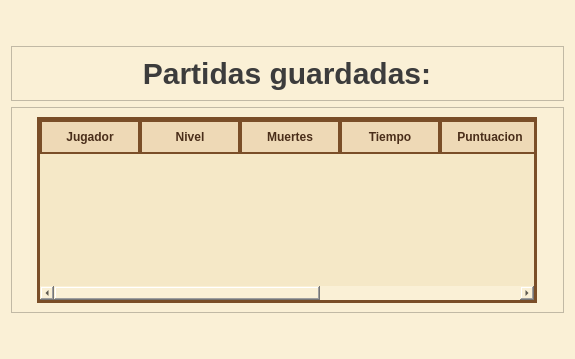
<?xml version="1.0" encoding="UTF-8"?>
<ui version="4.0">
 <class>partidaGuardada</class>
 <widget class="QWidget" name="partidaGuardada">
  <property name="geometry">
   <rect>
    <x>0</x>
    <y>0</y>
    <width>575</width>
    <height>359</height>
   </rect>
  </property>
  <property name="windowTitle">
   <string>Form</string>
  </property>
  <property name="styleSheet">
   <string notr="true">background-color: #faf0d6;</string>
  </property>
  <layout class="QGridLayout" name="gridLayout_3">
   <item row="1" column="0">
    <widget class="QFrame" name="frame_2">
     <property name="frameShape">
      <enum>QFrame::Shape::StyledPanel</enum>
     </property>
     <property name="frameShadow">
      <enum>QFrame::Shadow::Raised</enum>
     </property>
     <layout class="QGridLayout" name="gridLayout_2">
      <item row="0" column="0">
       <widget class="QLabel" name="partidasGuardadas">
        <property name="sizePolicy">
         <sizepolicy hsizetype="Preferred" vsizetype="Preferred">
          <horstretch>0</horstretch>
          <verstretch>0</verstretch>
         </sizepolicy>
        </property>
        <property name="maximumSize">
         <size>
          <width>500</width>
          <height>300</height>
         </size>
        </property>
        <property name="styleSheet">
         <string notr="true">QLabel {
    color: #3C3C3C;
    font-size: 30px;
    font-weight: bold;
}</string>
        </property>
        <property name="text">
         <string>Partidas guardadas:</string>
        </property>
        <property name="textFormat">
         <enum>Qt::TextFormat::AutoText</enum>
        </property>
        <property name="alignment">
         <set>Qt::AlignmentFlag::AlignCenter</set>
        </property>
        <property name="wordWrap">
         <bool>false</bool>
        </property>
        <property name="openExternalLinks">
         <bool>false</bool>
        </property>
       </widget>
      </item>
     </layout>
    </widget>
   </item>
   <item row="0" column="0">
    <spacer name="verticalSpacer">
     <property name="orientation">
      <enum>Qt::Orientation::Vertical</enum>
     </property>
     <property name="sizeHint" stdset="0">
      <size>
       <width>20</width>
       <height>40</height>
      </size>
     </property>
    </spacer>
   </item>
   <item row="2" column="0">
    <widget class="QFrame" name="frame">
     <property name="frameShape">
      <enum>QFrame::Shape::StyledPanel</enum>
     </property>
     <property name="frameShadow">
      <enum>QFrame::Shadow::Raised</enum>
     </property>
     <layout class="QGridLayout" name="gridLayout">
      <item row="1" column="0">
       <widget class="QTableWidget" name="tablaGuardados">
        <property name="maximumSize">
         <size>
          <width>500</width>
          <height>500</height>
         </size>
        </property>
        <property name="styleSheet">
         <string notr="true">/* --- Tabla general --- */
QTableWidget, QTableView {
    background-color: #F5E8C7;      /* pergamino */
    color: #5C3A1E;                 /* marrón texto */
    border: 3px solid #7A4E28;      /* borde pixel marrón */
    gridline-color: #D2B48C;        /* líneas internas suaves */
    font-size: 14px;
    selection-background-color: #F1D7A3; 
    selection-color: #3B2614;
}

/* --- Cabecera horizontal --- */
QHeaderView::section {
    background-color: #EED9B6; 
    color: #4A2E1A;
    padding: 6px;
    border: 2px solid #7A4E28;
    font-weight: bold;
}

/* --- Filas alternas --- */
QTableWidget::item:alternate,
QTableView::item:alternate {
    background-color: #F9EED3; 
}

/* --- Filas normales --- */
QTableWidget::item,
QTableView::item {
    padding: 4px;
}

/* --- Hover sobre filas --- */
QTableWidget::item:hover,
QTableView::item:hover {
    background-color: #FFF5DD;
    color: #3B2614;
}

/* --- Barra de scroll horizontal --- */
QScrollBar:horizontal {
    background: #EED9B6;
    height: 14px;
    border: 2px solid #7A4E28;
}

QScrollBar::handle:horizontal {
    background: #C7A272;
    min-width: 30px;
}

QScrollBar::add-line:horizontal,
QScrollBar::sub-line:horizontal {
    background: #B89262;
    width: 14px;
}

/* --- Scroll vertical (si existiera) --- */
QScrollBar:vertical {
    background: #EED9B6;
    width: 14px;
    border: 2px solid #7A4E28;
}

QScrollBar::handle:vertical {
    background: #C7A272;
    min-height: 30px;
}

QScrollBar::add-line:vertical,
QScrollBar::sub-line:vertical {
    background: #B89262;
    height: 14px;
}
</string>
        </property>
        <property name="editTriggers">
         <set>QAbstractItemView::EditTrigger::NoEditTriggers</set>
        </property>
        <property name="alternatingRowColors">
         <bool>true</bool>
        </property>
        <property name="selectionMode">
         <enum>QAbstractItemView::SelectionMode::SingleSelection</enum>
        </property>
        <property name="selectionBehavior">
         <enum>QAbstractItemView::SelectionBehavior::SelectRows</enum>
        </property>
        <property name="sortingEnabled">
         <bool>true</bool>
        </property>
        <property name="columnCount">
         <number>7</number>
        </property>
        <column>
         <property name="text">
          <string>Jugador</string>
         </property>
        </column>
        <column>
         <property name="text">
          <string>Nivel</string>
         </property>
        </column>
        <column>
         <property name="text">
          <string>Muertes</string>
         </property>
        </column>
        <column>
         <property name="text">
          <string>Tiempo</string>
         </property>
        </column>
        <column>
         <property name="text">
          <string>Puntuacion</string>
         </property>
        </column>
        <column>
         <property name="text">
          <string>Fecha</string>
         </property>
        </column>
        <column>
         <property name="text">
          <string>ID</string>
         </property>
        </column>
       </widget>
      </item>
     </layout>
    </widget>
   </item>
   <item row="3" column="0">
    <spacer name="verticalSpacer_2">
     <property name="orientation">
      <enum>Qt::Orientation::Vertical</enum>
     </property>
     <property name="sizeHint" stdset="0">
      <size>
       <width>20</width>
       <height>40</height>
      </size>
     </property>
    </spacer>
   </item>
  </layout>
 </widget>
 <resources/>
 <connections/>
</ui>
